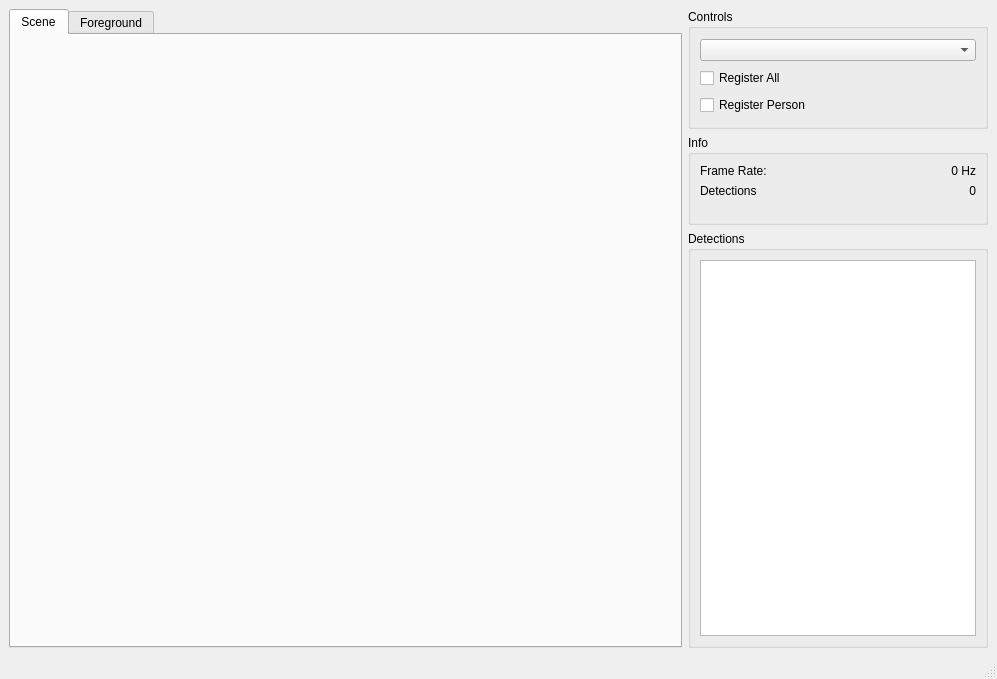
<?xml version="1.0" encoding="UTF-8"?>
<ui version="4.0">
 <class>DetectorViewerDesign</class>
 <widget class="QMainWindow" name="DetectorViewerDesign">
  <property name="geometry">
   <rect>
    <x>0</x>
    <y>0</y>
    <width>997</width>
    <height>679</height>
   </rect>
  </property>
  <property name="windowTitle">
   <string>Camera Person Detector</string>
  </property>
  <property name="locale">
   <locale language="English" country="Australia"/>
  </property>
  <widget class="QWidget" name="centralwidget">
   <layout class="QGridLayout" name="gridLayout">
    <item row="0" column="1">
     <widget class="QGroupBox" name="groupBox_2">
      <property name="maximumSize">
       <size>
        <width>16777215</width>
        <height>120</height>
       </size>
      </property>
      <property name="title">
       <string>Controls</string>
      </property>
      <layout class="QVBoxLayout" name="verticalLayout">
       <item>
        <widget class="QComboBox" name="cbCameras"/>
       </item>
       <item>
        <widget class="QCheckBox" name="cbxRegisterAll">
         <property name="text">
          <string>Register All</string>
         </property>
        </widget>
       </item>
       <item>
        <widget class="QCheckBox" name="cbxRegisterPerson">
         <property name="text">
          <string>Register Person</string>
         </property>
        </widget>
       </item>
      </layout>
     </widget>
    </item>
    <item row="0" column="0" rowspan="4">
     <widget class="QTabWidget" name="tabWidget">
      <property name="currentIndex">
       <number>0</number>
      </property>
      <widget class="QWidget" name="tab">
       <attribute name="title">
        <string>Scene</string>
       </attribute>
       <layout class="QGridLayout" name="gridLayout_3">
        <item row="0" column="0">
         <widget class="ImageWidget" name="imgScene" native="true"/>
        </item>
       </layout>
      </widget>
      <widget class="QWidget" name="tab_2">
       <attribute name="title">
        <string>Foreground</string>
       </attribute>
       <layout class="QGridLayout" name="gridLayout_2">
        <item row="0" column="0">
         <widget class="ImageWidget" name="imgForeground" native="true"/>
        </item>
       </layout>
      </widget>
     </widget>
    </item>
    <item row="1" column="1">
     <widget class="QGroupBox" name="groupBox">
      <property name="minimumSize">
       <size>
        <width>300</width>
        <height>0</height>
       </size>
      </property>
      <property name="maximumSize">
       <size>
        <width>16777215</width>
        <height>90</height>
       </size>
      </property>
      <property name="title">
       <string>Info</string>
      </property>
      <layout class="QGridLayout" name="gridLayout_4">
       <item row="2" column="0">
        <layout class="QFormLayout" name="formLayout">
         <property name="sizeConstraint">
          <enum>QLayout::SetMaximumSize</enum>
         </property>
         <property name="fieldGrowthPolicy">
          <enum>QFormLayout::AllNonFixedFieldsGrow</enum>
         </property>
         <item row="0" column="0">
          <widget class="QLabel" name="label">
           <property name="text">
            <string>Frame Rate:</string>
           </property>
          </widget>
         </item>
         <item row="0" column="1">
          <widget class="QLabel" name="lblFrameRate">
           <property name="text">
            <string>0 Hz</string>
           </property>
           <property name="alignment">
            <set>Qt::AlignRight|Qt::AlignTrailing|Qt::AlignVCenter</set>
           </property>
          </widget>
         </item>
         <item row="1" column="0">
          <widget class="QLabel" name="label_2">
           <property name="text">
            <string>Detections</string>
           </property>
          </widget>
         </item>
         <item row="1" column="1">
          <widget class="QLabel" name="lblDetections">
           <property name="text">
            <string>0</string>
           </property>
           <property name="alignment">
            <set>Qt::AlignRight|Qt::AlignTrailing|Qt::AlignVCenter</set>
           </property>
          </widget>
         </item>
        </layout>
       </item>
      </layout>
     </widget>
    </item>
    <item row="2" column="1" rowspan="2">
     <widget class="QGroupBox" name="groupBox_3">
      <property name="title">
       <string>Detections</string>
      </property>
      <layout class="QVBoxLayout" name="verticalLayout_2">
       <item>
        <widget class="QTextEdit" name="txtStats">
         <property name="sizePolicy">
          <sizepolicy hsizetype="Preferred" vsizetype="Preferred">
           <horstretch>0</horstretch>
           <verstretch>0</verstretch>
          </sizepolicy>
         </property>
        </widget>
       </item>
      </layout>
     </widget>
    </item>
   </layout>
  </widget>
  <widget class="QStatusBar" name="statusbar"/>
  <action name="action_Quit">
   <property name="text">
    <string>&amp;Quit</string>
   </property>
   <property name="shortcut">
    <string>Ctrl+Q</string>
   </property>
   <property name="shortcutContext">
    <enum>Qt::ApplicationShortcut</enum>
   </property>
  </action>
  <action name="action_Preferences">
   <property name="text">
    <string>&amp;Preferences</string>
   </property>
  </action>
  <action name="actionAbout">
   <property name="text">
    <string>&amp;About</string>
   </property>
  </action>
  <action name="actionAbout_Qt">
   <property name="text">
    <string>About &amp;Qt</string>
   </property>
  </action>
 </widget>
 <customwidgets>
  <customwidget>
   <class>ImageWidget</class>
   <extends>QWidget</extends>
   <header>ImageWidget.h</header>
   <container>1</container>
  </customwidget>
 </customwidgets>
 <resources/>
 <connections>
  <connection>
   <sender>action_Quit</sender>
   <signal>triggered()</signal>
   <receiver>DetectorViewerDesign</receiver>
   <slot>close()</slot>
   <hints>
    <hint type="sourcelabel">
     <x>-1</x>
     <y>-1</y>
    </hint>
    <hint type="destinationlabel">
     <x>399</x>
     <y>299</y>
    </hint>
   </hints>
  </connection>
 </connections>
</ui>
